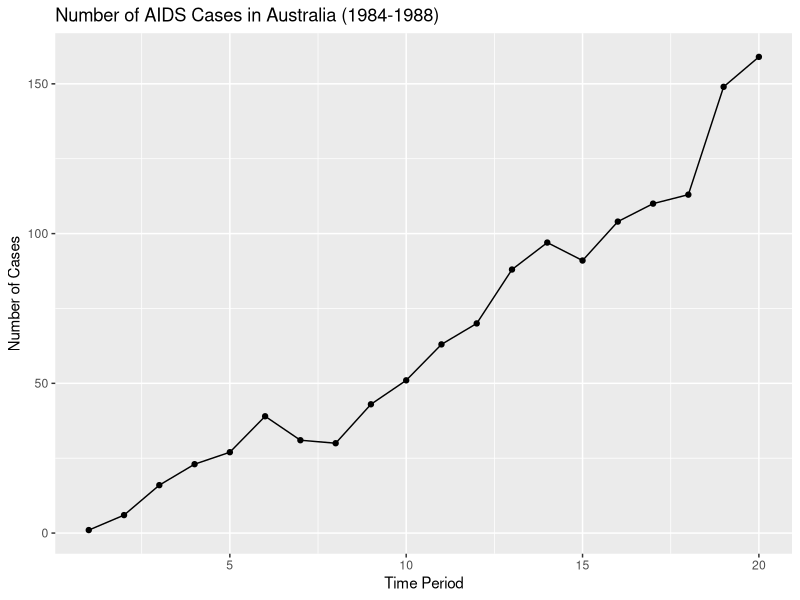
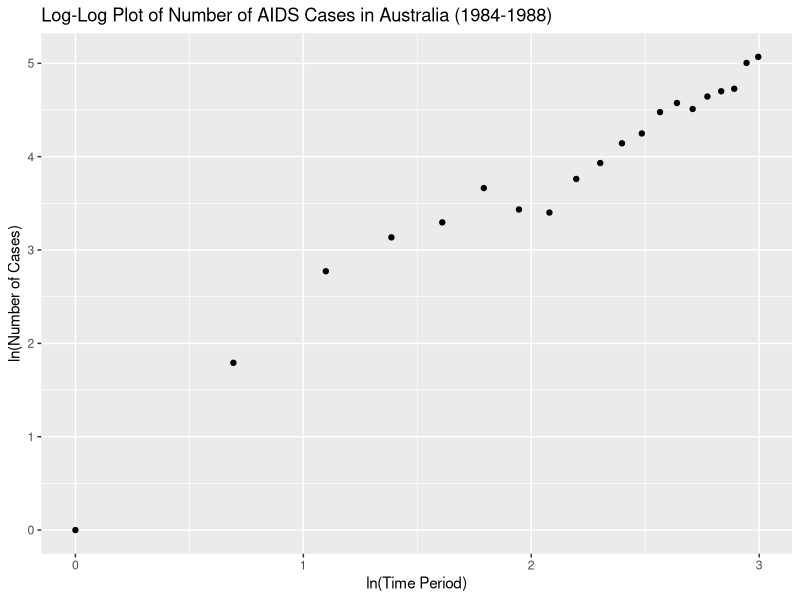

R code for these plots, in order:
# Load the necessary library
library(tidyverse)

# Create the data frame
data <- tibble(
  year = rep(1984:1988, each = 4),
  quarter = rep(1:4, times = 5),
  cases = c(1, 6, 16, 23, 27, 39, 31, 30, 43, 51, 63, 70, 88, 97, 91, 104, 110, 113, 149, 159)
)

# Create a new variable for the time period
data <- data %>% mutate(time_period = 1:n())

# Plot the number of cases against time period
ggplot(data, aes(x = time_period, y = cases)) +
  geom_point() +
  geom_line() +
  labs(x = "Time Period", y = "Number of Cases", title = "Number of AIDS Cases in Australia (1984-1988)")

# Create a new variable for the time period
data <- data %>% mutate(time_period = 1:n())

# Calculate the natural logarithm of the number of cases and the time period
data <- data %>% mutate(ln_cases = log(cases), ln_time_period = log(time_period))

# Plot ln(cases) against ln(time_period)
ggplot(data, aes(x = ln_time_period, y = ln_cases)) +
  geom_point() +
  labs(x = "ln(Time Period)", y = "ln(Number of Cases)", title = "Log-Log Plot of Number of AIDS Cases in Australia (1984-1988)")

# Fit the GLM
model <- glm(cases ~ ln_time_period, family = poisson(link = "log"), data = data)

# Print the summary of the model
summary(model)